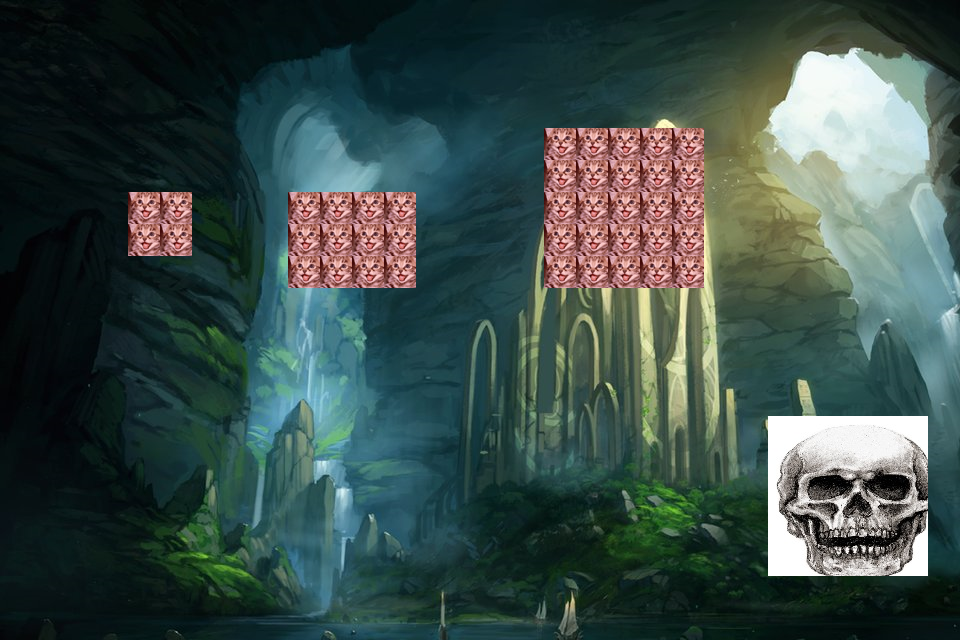

Below is a game level as drawn by its tile map, then a one-line description and the .tmx that defines it (tile-layer data replaced by summaries):
An orthogonal 30x20 tile map with 32x32 px tiles, 4 tile layers (Background, TileCats, Meta, Goal), 5 tilesets and 2 objects.

<map version="1.0" orientation="orthogonal" renderorder="right-down" width="30" height="20" tilewidth="32" tileheight="32" nextobjectid="1">
 <tileset firstgid="1" name="Background02" tilewidth="32" tileheight="32" spacing="1" margin="1">
  <image source="Background02.png" width="960" height="640" />
 </tileset>
 <tileset firstgid="552" name="Background02" tilewidth="32" tileheight="32">
  <image source="Background02.png" width="960" height="640" />
 </tileset>
 <tileset firstgid="1152" name="cat02" tilewidth="32" tileheight="32">
  <image source="cat02.png" width="43" height="34" />
 </tileset>
 <tileset firstgid="1153" name="meta_tiles" tilewidth="32" tileheight="32" spacing="1" margin="1">
  <image source="meta_tiles.png" width="67" height="34" />
  <tile id="0">
   <objectgroup draworder="index">
    <object id="0" x="0" y="-1" width="34" height="32" />
    <object id="0" x="67.3333" y="-4" />
   </objectgroup>
  </tile>
 </tileset>
 <tileset firstgid="1155" name="skull" tilewidth="32" tileheight="32">
  <image source="skull.jpg" width="172" height="184" />
 </tileset>
 <layer name="Background" width="30" height="20">
  <data>[600 cells, 600 non-empty, 600 distinct tile ids]</data>
 </layer>
 <layer name="TileCats" width="30" height="20">
  <data>[600 cells, 41 non-empty, 1 distinct tile ids]</data>
 </layer>
 <layer name="Meta" width="30" height="20">
  <data>[600 cells, 41 non-empty, 1 distinct tile ids]</data>
 </layer>
 <layer name="Goal" width="30" height="20">
  <data>[600 cells, 25 non-empty, 25 distinct tile ids]</data>
 </layer>
</map>
